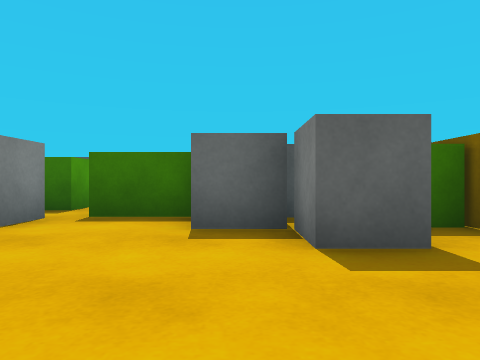
view 1 (above)

17 first-person views from a walk through a scene from a Unity 3-D project. The camera is 0.51 m above the floor, looks level and sees 70° across. The floor is counted in squares, 1 m on a side. Each view is taken from the middle of a square. On the plan, view 1 faces up. The plan holds only what a view shows up to about 9 squares ahead; the rest is blank. The place goes on beyond the plan. The player character is not drawn. Surface patterns are stand-ins for the level's own textures.

view 2
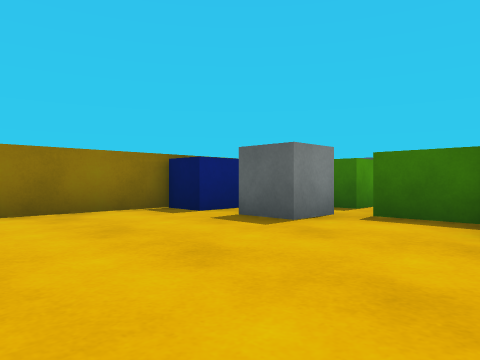

view 3
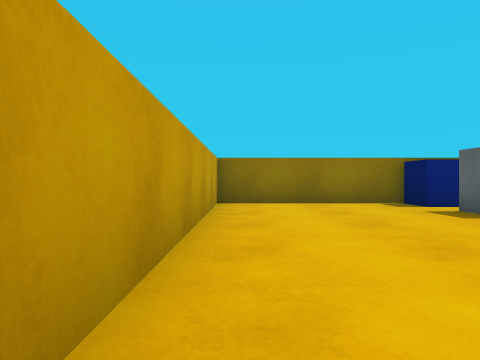

view 4
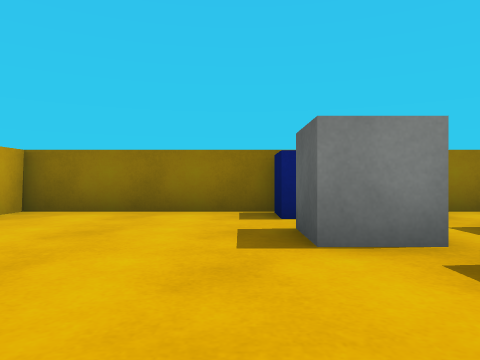

view 5
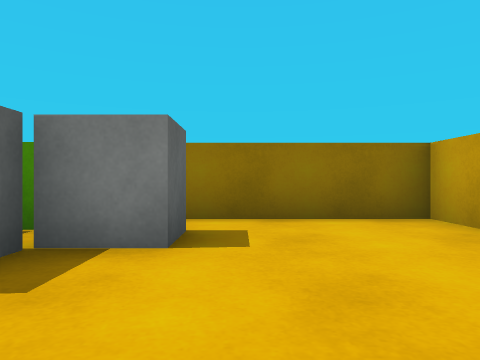

view 6
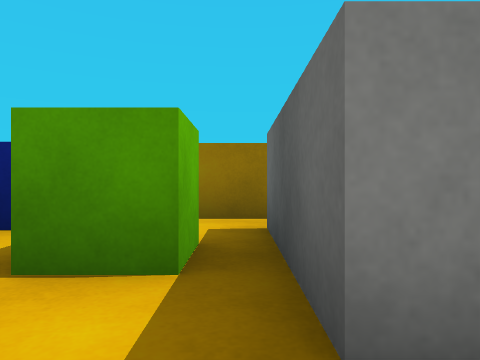

view 7
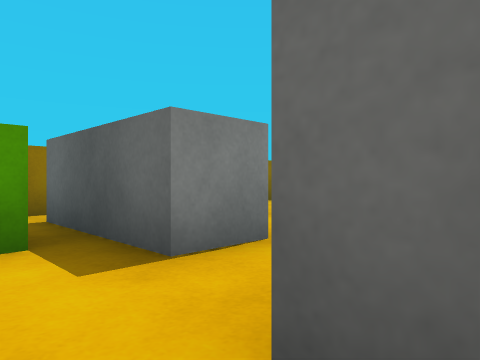

view 8
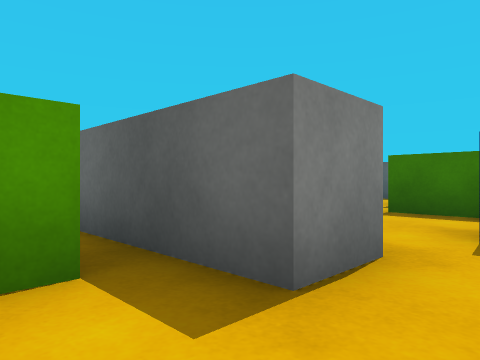

view 9
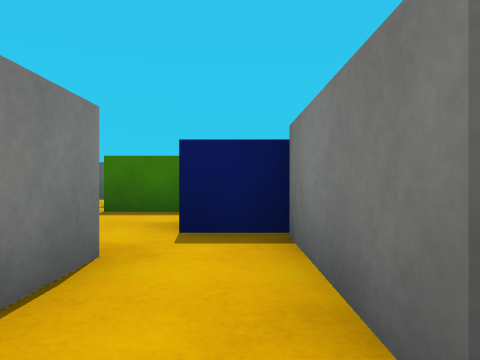

view 10
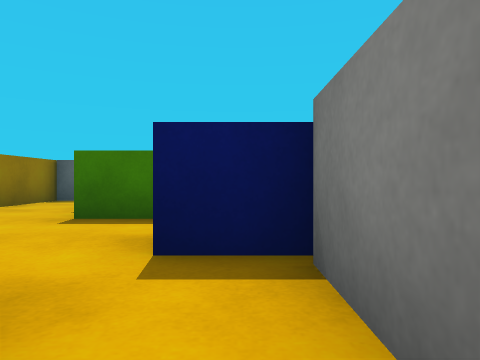

view 11
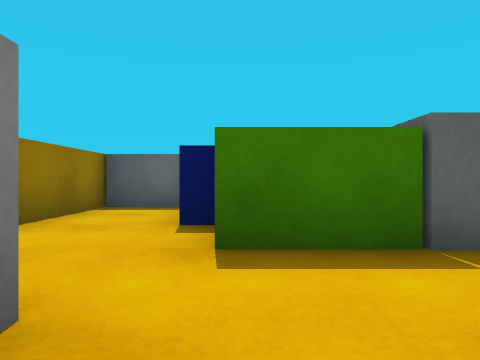

view 12
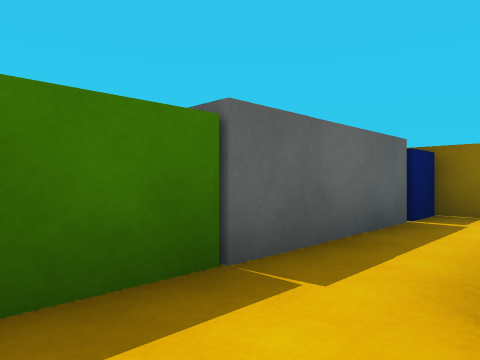

view 13
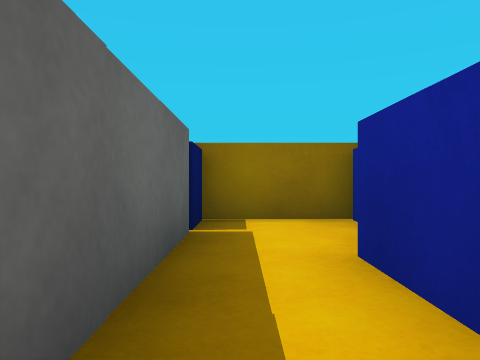

view 14
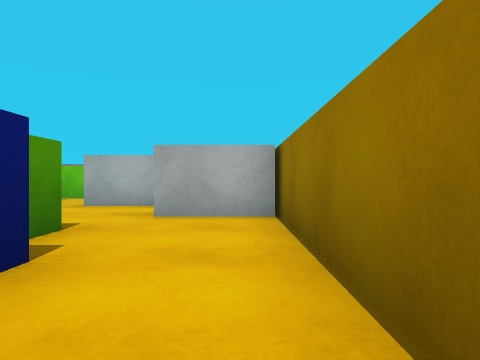

view 15
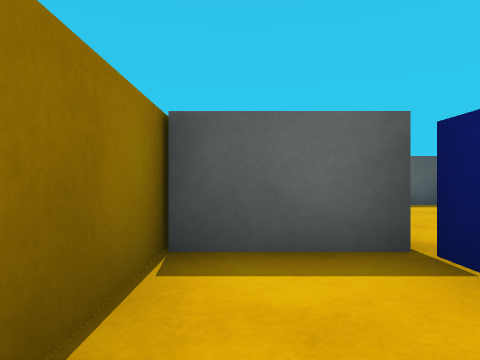

view 16
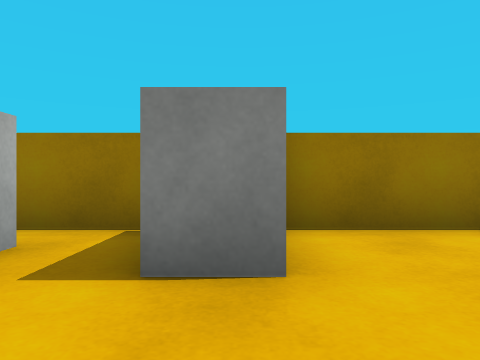

view 17
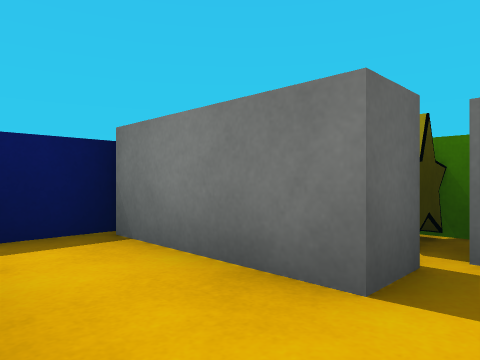

### Floor plan
Points are (right, up) in squares from view 1. A wall is a line through its corners. A room is listed if a view was taken in it or the views show most of it. See-through windows are left out.
Room 1 (views 1, 2, 3, 4, 5, 6, 7, 8, 9, 10, 17)
walls: (0.2, 6.7) (-0.6, 6.7); (-1.9, 7.3) (-4.6, 7.3); (-5.6, 3.7) (-5.6, -0.5) (2.5, -0.5) (2.5, 3.9); (-5.6, 7.4) (-5.6, 6.4)
ways out: opening at (-5, 8) to room 2; opening at (-1, 8) to room 2; opening at (1.5, 10) to room 2
objects: blue block (-5, 4) to (-5, 5); cube (-3, 4); green cube (-3, 6); green block (-2, 5) to (-1, 5); cube (0, 4) to (0, 5); cube (1, 3) to (1, 4); block (1, 5) to (1, 6); star (1, 7); blue block (1, 9); green cube (2, 4) to (2, 5); green cube (2, 7)
Room 2 (views 11, 12, 13, 14, 15, 16)
walls: (-0.8, 11.5) (-1.6, 11.5); (-4.6, 8.3) (-1.9, 8.3) (-1.9, 7.3); (2.5, 9.5) (2.5, 11.6); (-5.6, 15.7) (-5.6, 7.4); (-0.6, 6.7) (-0.6, 9.1)
ways out: opening at (-5, 8) to room 1; opening at (-1, 8) to room 1; opening at (1.5, 10) to room 1
objects: block (-5, 10) to (-4, 10); block (-5, 16) to (-4, 16); green block (-3, 12) to (-2, 12); blue block (-3, 13) to (-3, 15); blue block (-1, 10) to (0, 10); block (0, 12) to (1, 12); blue cube (2, 12)

Positions as (right, up) in squares from view 1, and headings:
1: (0, 0), facing up
2: (0, 0), facing up-left
3: (2, 0), facing left
4: (0, 3), facing left
5: (-2, 2), facing right
6: (-1, 7), facing left
7: (0, 6), facing up-left
8: (-1, 6), facing up-left
9: (-1, 6), facing up
10: (-1, 7), facing up
11: (-3, 9), facing up
12: (-3, 10), facing up-right
13: (-2, 11), facing right
14: (-5, 15), facing down
15: (-5, 13), facing up
16: (-2, 10), facing left
17: (-2, 6), facing up-right
